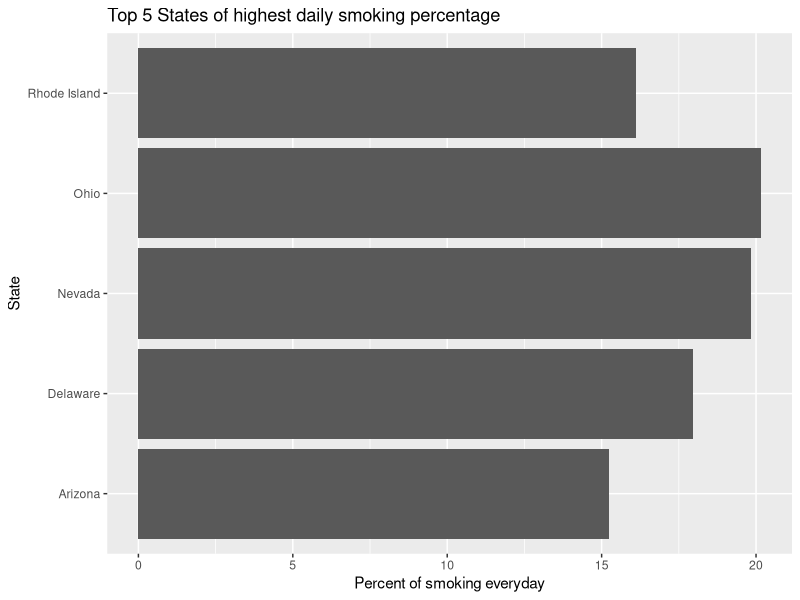
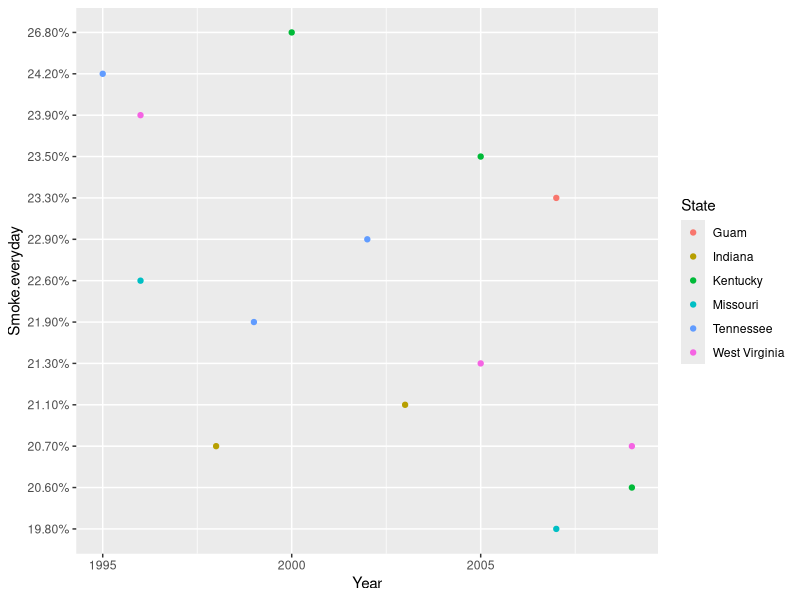

These figures' R source, in order:
library("dplyr")
library("ggplot2")
library("tidyr")

#demo <- read.csv("./demographic data.csv", stringsAsFactors = F)
#top_demo <- demo%>%
  #top_n(10,wt=Rate)%>%
  #arrange(Rate)

#ggplot(top_demo)+
  #geom_col(aes(x=Area, y= Rate))+coord_flip()
  
usage <- read.csv("./tobacco.csv",stringsAsFactors = F)
tobacco <- usage %>%
  group_by(State)%>%
  summarise(
    mean = mean(as.numeric(sub("%","", Smoke.everyday))),
    sd= sd(as.numeric(sub("%","",Smoke.everyday)))
  )%>%
  arrange(-mean)%>%
  top_n(5)
ggplot(tobacco)+
  geom_col(aes(x=State, y = mean))+
  labs(title = "Top 5 States of highest daily smoking percentage", x="State",y="Percent of smoking everyday")+
  coord_flip()

trend <- usage %>%
  group_by(State)%>%
  filter(State==c("Kentucky","Guam","West Virginia","Tennessee","Indiana","Missouri"))%>%
  select(c(Year,State,Smoke.everyday,Smoke.some.days))

ggplot(trend)+
  geom_point(aes(x=Year, y=Smoke.everyday,color=State))

wv<- usage%>%
  filter(State == "West Virginia")%>%
  summarise(
    mean=mean(as.numeric(sub("%","",Smoke.everyday))))

nation_ave <- usage %>% 
  filter(State == "Nationwide (States, DC, and Territories)") %>%
  select(Year, State, Smoke.everyday) %>%
  ggplot(aes(x = Year, y = Smoke.everyday, group = 1)) +
  labs(y = "Average % of People who Smoke Everyday", title = "Nationwide Averages of Everyday Smokers from 1995 to 2010") +
  geom_point() +
  geom_line()

nation_lineplot <- usage %>%
  filter(State == "Nationwide (States, DC, and Territories)") %>%
  select(Smoke.everyday, Smoke.some.days, Former.smoker, Never.smoked, Year) %>%
  gather(Category, Percentage, 1:4) %>%
  mutate(Percentage = as.numeric(sub("%", "", Percentage))) %>%
  ggplot(aes(x = Year, y = Percentage, group = Category, color = Category)) +
  labs(title = "Nationwide Averages Across All Smoking Categories from 1995 to 2010") +
  geom_line()




